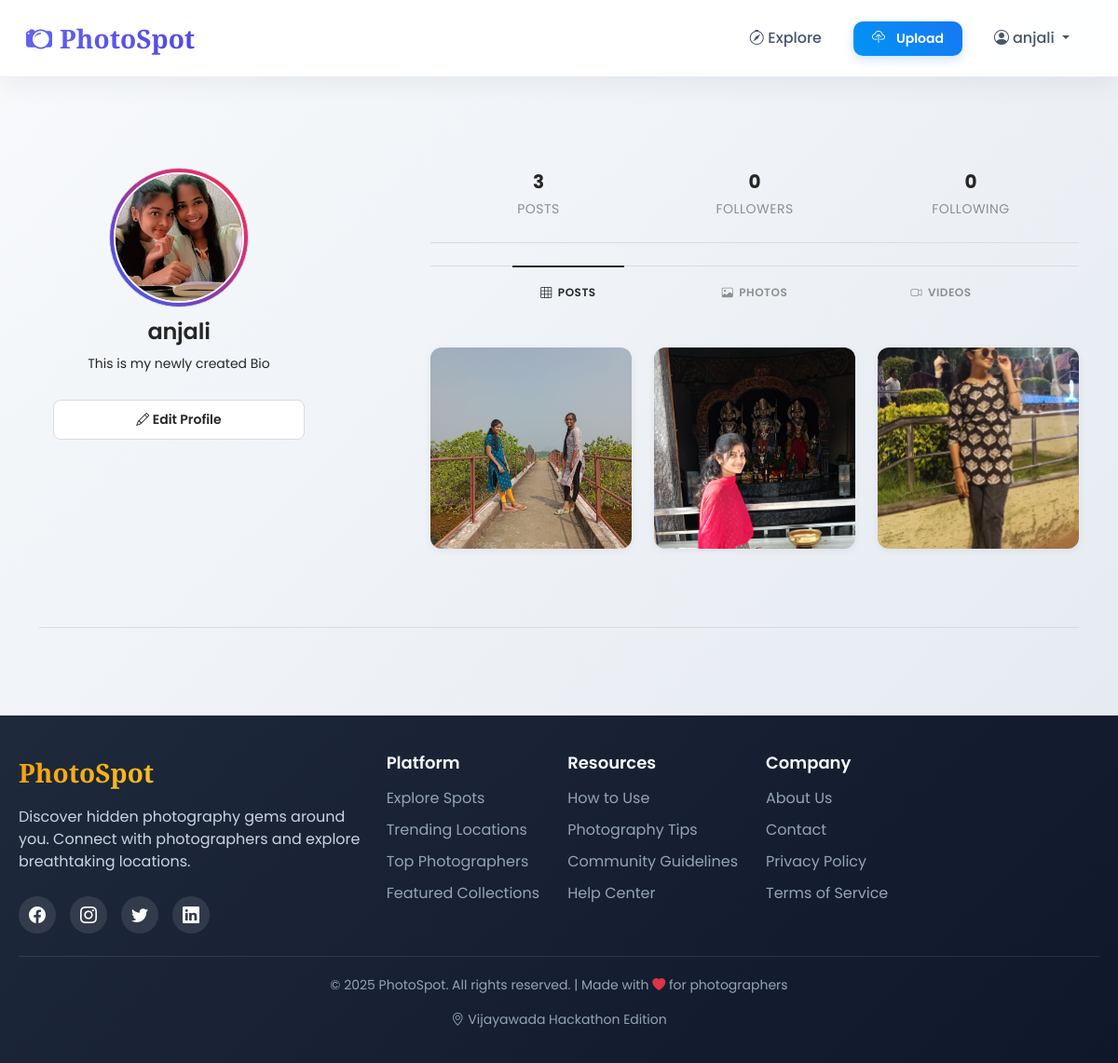
/profile/anjali/ (signed in), run on the app's committed database.
### main/models.py (models this page shows, shortened)
class PhotographerProfile(models.Model):
    user = models.OneToOneField(User, on_delete=models.CASCADE)
    bio = models.TextField(blank=True)
    contact = models.CharField(max_length=30, blank=True)
    portfolio_link = models.URLField(blank=True)
    profile_pic = models.ImageField(upload_to='profiles/', blank=True, null=True)

class Post(models.Model):
    uploader = models.ForeignKey(User, on_delete=models.CASCADE, related_name='posts')
    title = models.CharField(max_length=200)
    description = models.TextField(blank=True)
    location = models.ForeignKey(Location, on_delete=models.SET_NULL, null=True, blank=True)
    image = models.ImageField(upload_to='posts/',  blank=True, null=True)
    video = models.FileField(upload_to='videos/', blank=True, null=True)
    created_at = models.DateTimeField(auto_now_add=True)

### main/views.py (the view)
# urls.py: path('profile/<str:username>/', views.profile, name='profile'),
def profile(request, username):
    owner = get_object_or_404(User, username=username)
    posts = (
        owner.posts
        .select_related('location')
        .annotate(
            likes_count=Count('likes', distinct=True),
            comments_count=Count('comments', distinct=True)
        )
        .order_by('-created_at')
    )
    profile = PhotographerProfile.objects.filter(user=owner).first()
    return render(request, 'main/profile.html', {'owner': owner, 'posts': posts, 'profile': profile})

### main/templates/main/profile.html (shortened to what this page needs)
{% extends 'main/base.html' %}
{% block content %}
    <div class="profile-page" style="margin-left: -20px; padding-left: 0;"></div>
    <div class="profile-layout">
        <div class="profile-left-column">
            <div class="profile-image-container">
                <div class="profile-image-wrapper">
                    {% if profile.profile_pic %}
                        <img src="{{ profile.profile_pic.url }}" class="profile-image" alt="{{ owner.username }}'s profile picture">
                    {% else %}
                        <img src="/static/default_profile.jpg" class="profile-image" alt="Default profile picture">
                    {% endif %}
                </div>
            </div>
            <h1 class="profile-username">{{ owner.username }}</h1>
            {% if profile.bio %}
            <p class="profile-bio">{{ profile.bio }}</p>
            {% endif %}
            <div class="profile-actions">
                {% if request.user == owner %}
                <a href="{% url 'edit_profile' %}" class="btn-action">
                    <i class="bi bi-pencil"></i> Edit Profile
                </a>
                {% endif %}
            </div>
        </div>
        <div class="profile-right-column">
            <div class="profile-stats">
                <div class="stat">
                    <span class="stat-number">{{ posts.count }}</span>
                    <span class="stat-label">Posts</span>
                </div>
                <div class="stat">
                    <span class="stat-number">0</span>
                    <span class="stat-label">Followers</span>
                </div>
                <div class="stat">
                    <span class="stat-number">0</span>
                    <span class="stat-label">Following</span>
                </div>
            </div>
            <div class="gallery-tabs">
                <div class="tab active" data-filter="all">
                    <i class="bi bi-grid-3x3"></i> Posts
                </div>
                <div class="tab" data-filter="photo">
                    <i class="bi bi-image"></i> Photos
                </div>
                <div class="tab" data-filter="video">
                    <i class="bi bi-camera-video"></i> Videos
                </div>
            </div>
            <div class="gallery-section">
                {% if posts %}
                <div class="gallery-grid" id="galleryGrid">
                    {% for p in posts %}
                    <div class="gallery-item" data-id="{{ p.id }}"
                         data-type="{% if p.image %}photo{% elif p.video %}video{% endif %}">
                              <a href="#" class="open-post-modal"
   data-id="{{ p.id }}"
   data-type="{% if p.image %}photo{% elif p.video %}video{% endif %}"
   data-src="{% if p.image %}{{ p.image.url }}{% elif p.video %}{{ p.video.url }}{% endif %}"
   data-likes="{{ p.likes_count|default:'0' }}"
   data-comments="{{ p.comments_count|default:'0' }}"
   data-type="{% if p.image %}photo{% elif p.video %}video{% endif %}"
   data-uploader="{{ p.uploader.id }}">
    {% if p.image %}
        <img src="{{ p.image.url }}" class="gallery-media" alt="Post image">
    {% elif p.video %}
        <video class="gallery-media" muted playsinline>
            <source src="{{ p.video.url }}">
        </video>
    {% endif %}
</a>
                    </div>
                    {% endfor %}
                </div>
                {% endif %}
            </div>
        </div>
    </div>
</div>
{% endblock %}

### main/templates/main/base.html (shortened to what this page needs)
<!DOCTYPE html>
<html lang="en">
<head>
    <link href="https://cdn.jsdelivr.net/npm/bootstrap@5.3.0/dist/css/bootstrap.min.css" rel="stylesheet">
    <link rel="stylesheet" href="https://cdn.jsdelivr.net/npm/bootstrap-icons@1.10.0/font/bootstrap-icons.css">
</head>
<body>
<nav class="navbar navbar-expand-lg navbar-dark bg-dark px-3">
    <div class="container-fluid">
        <a class="navbar-brand" href="{% url 'explore' %}">
            <i class="bi bi-camera2 me-2"></i>PhotoSpot
        </a>
        <div class="collapse navbar-collapse" id="navMenu">
            <ul class="navbar-nav ms-auto align-items-center">
                {% if user.is_authenticated %}
                    <li class="nav-item">
                        <a class="nav-link" href="{% url 'explore' %}">
                            <i class="bi bi-compass me-1"></i>Explore
                        </a>
                    </li>
                    <li class="nav-item">
                        <a class="nav-link btn-upload" href="{% url 'post_create' %}">
                            <i class="bi bi-cloud-upload me-1"></i>Upload
                        </a>
                    </li>
                    <li class="nav-item dropdown">
                        <a class="nav-link dropdown-toggle" href="#" id="userDropdown" role="button"
                           data-bs-toggle="dropdown" aria-expanded="false">
                            <i class="bi bi-person-circle me-1"></i>{{ user.username|default:"Profile" }}
                        </a>
                    </li>
                {% endif %}
            </ul>
        </div>
    </div>
</nav>
    <div class="container main-container fade-in">
    {% block content %}{% endblock %}
<footer>
    <div class="footer-content">
        <div class="row">
            <div class="col-lg-4 mb-4">
                <div class="footer-brand">PhotoSpot</div>
                <p class="footer-tagline">
                    Discover hidden photography gems around you. Connect with photographers and explore breathtaking locations.
                </p>
                <div class="social-icons">
                    <a href="#" class="social-icon"><i class="bi bi-facebook"></i></a>
                    <a href="#" class="social-icon"><i class="bi bi-instagram"></i></a>
                    <a href="#" class="social-icon"><i class="bi bi-twitter"></i></a>
                    <a href="#" class="social-icon"><i class="bi bi-linkedin"></i></a>
                </div>
            </div>
            <div class="col-lg-8">
                <div class="footer-links">
                    <div class="footer-column">
                        <h5>Platform</h5>
                        <ul>
                            <li><a href="{% url 'explore' %}">Explore Spots</a></li>
                            <li><a href="#">Trending Locations</a></li>
                            <li><a href="#">Top Photographers</a></li>
                            <li><a href="#">Featured Collections</a></li>
                        </ul>
                    </div>
                    <div class="footer-column">
                        <h5>Resources</h5>
                        <ul>
                            <li><a href="#">How to Use</a></li>
                            <li><a href="#">Photography Tips</a></li>
                            <li><a href="#">Community Guidelines</a></li>
                            <li><a href="#">Help Center</a></li>
                        </ul>
                    </div>
                    <div class="footer-column">
                        <h5>Company</h5>
                        <ul>
                            <li><a href="#">About Us</a></li>
                            <li><a href="#">Contact</a></li>
                            <li><a href="#">Privacy Policy</a></li>
                            <li><a href="#">Terms of Service</a></li>
                        </ul>
                    </div>
                </div>
            </div>
        </div>
        <div class="copyright">
            <p>&copy; 2025 PhotoSpot. All rights reserved. | Made with <i class="bi bi-heart-fill text-danger"></i> for photographers</p>
            <p class="mt-2">
                <i class="bi bi-geo-alt me-1"></i>Vijayawada Hackathon Edition
            </p>
        </div>
    </div>
</footer>
</body>
</html>

### main/templates/main/base.html (style rules this page uses)
html { overflow-y: scroll; }
body { margin: 0; padding: 0; width: 100%; }
:root { --primary: #6366f1; --primary-dark: #4f46e5; --secondary: #f8fafc; --accent: #f59e0b; --dark: #1e293b; --light: #f1f5f9; --shadow: 0 10px 25px rgba(0, 0, 0, 0.05); --shadow-hover: 0 15px 30px rgba(0, 0, 0, 0.1); --radius: 16px; --transition: all 0.3s ease; }
* { margin: 0; padding: 0; box-sizing: border-box; }
body { font-family: 'Poppins', sans-serif; background: linear-gradient(135deg, #f8fafc 0%, #e2e8f0 100%); color: var(--dark); min-height: 100vh; display: flex; flex-direction: column; }
.navbar { position: fixed; top: 0; left: 0; width: 100%; z-index: 1000; background: rgba(255, 255, 255, 0.95) !important; backdrop-filter: blur(10px); border-bottom: 1px solid rgba(226, 232, 240, 0.8); padding: 15px 0; box-shadow: var(--shadow); }
.navbar-brand { font-family: 'Playfair Display', serif; font-weight: 700; font-size: 28px; background: linear-gradient(135deg, var(--primary) 0%, var(--primary-dark) 100%); -webkit-background-clip: text; -webkit-text-fill-color: transparent; transition: var(--transition); }
.nav-link { font-weight: 500; color: #475569 !important; margin: 0 8px; padding: 8px 16px !important; border-radius: 12px; transition: var(--transition); }
.btn-upload { background: linear-gradient(135deg, var(--primary) 0%, var(--primary-dark) 100%); color: white !important; border-radius: 12px; padding: 8px 20px !important; margin: 0 10px; font-weight: 600; box-shadow: 0 4px 15px rgba(99, 102, 241, 0.3); transition: var(--transition); }
.main-container { padding-top: 120px; padding-bottom: 50px; }
footer { background: linear-gradient(135deg, var(--dark) 0%, #0f172a 100%); color: white; padding: 40px 0 20px; margin-top: auto; }
.footer-content { max-width: 1200px; margin: 0 auto; padding: 0 20px; }
.footer-brand { font-family: 'Playfair Display', serif; font-size: 28px; font-weight: 700; background: linear-gradient(135deg, #f59e0b 0%, #fbbf24 100%); -webkit-background-clip: text; -webkit-text-fill-color: transparent; margin-bottom: 15px; display: inline-block; }
.footer-tagline { color: #cbd5e1; font-size: 16px; margin-bottom: 25px; max-width: 400px; }
.footer-links { display: flex; flex-wrap: wrap; gap: 30px; margin-bottom: 30px; }
.footer-column h5 { color: #f8fafc; font-size: 18px; margin-bottom: 15px; font-weight: 600; }
.footer-column ul { list-style: none; padding: 0; }
.footer-column ul li { margin-bottom: 10px; }
.footer-column ul li a { color: #94a3b8; text-decoration: none; transition: var(--transition); }
.social-icons { display: flex; gap: 15px; margin-top: 20px; }
.social-icon { width: 40px; height: 40px; background: rgba(255, 255, 255, 0.1); border-radius: 50%; display: flex; align-items: center; justify-content: center; color: white; font-size: 18px; transition: var(--transition); }
.copyright { text-align: center; padding-top: 20px; border-top: 1px solid rgba(255, 255, 255, 0.1); color: #94a3b8; font-size: 14px; }
.fade-in { animation: fadeIn 0.6s ease-out; }

### data on the page
PhotographerProfile: profile_pic (picture), bio "This is my newly created Bio"
Post: image (picture)
Post: image (picture)
Post: image (picture)

### other printed values
{{ user.username|default:"Profile" }} "anjali"
{{ owner.username }} "anjali"
{{ posts.count }} "3"
